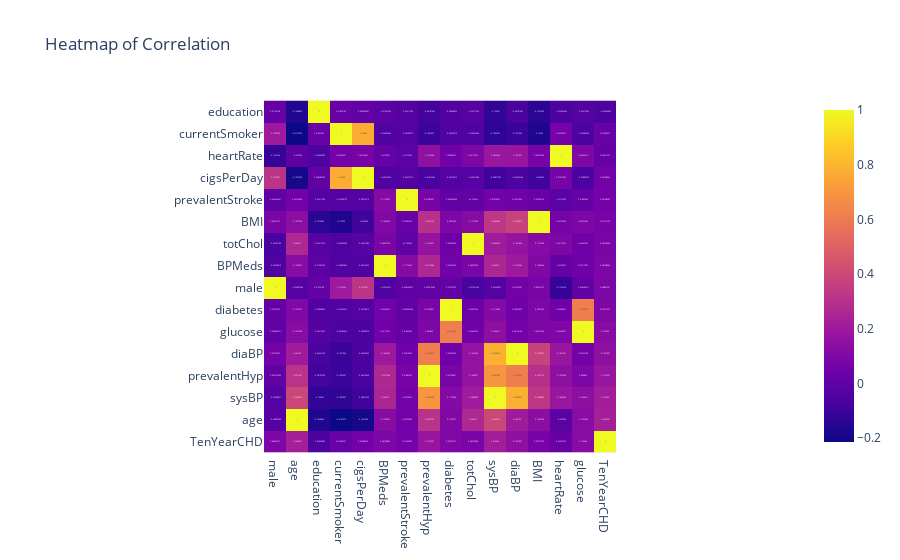

Notebook source saved alongside this figure:
### Code cell
# Check the correlation of each column
fig = px.imshow(raw_df.corr().sort_values(by='TenYearCHD'), text_auto=True, title='Heatmap of Correlation')
fig.show()

### Figure 1 — Plotly figure (JSON) as saved in the notebook; plotly's stock layout.template omitted (floating-point values rounded to 4 significant figures; data arrays with more than 128 entries replaced by an {"elided": "..."} marker saying what was removed)
{"data": [{"coloraxis": "coloraxis", "hovertemplate": "x: %{x}<br>y: %{y}<br>color: %{z}<extra></extra>", "name": "0", "texttemplate": "%{z}", "type": "heatmap", "x": ["male", "age", "education", "currentSmoker", "cigsPerDay", "BPMeds", "prevalentStroke", "prevalentHyp", "diabetes", "totChol", "sysBP", "diaBP", "BMI", "heartRate", "glucose", "TenYearCHD"], "xaxis": "x", "y": ["education", "currentSmoker", "heartRate", "cigsPerDay", "prevalentStroke", "BMI", "totChol", "BPMeds", "male", "diabetes", "glucose", "diaBP", "prevalentHyp", "sysBP", "age", "TenYearCHD"], "yaxis": "y", "z": {"elided": "16x16 float values"}}], "layout": {"coloraxis": {"colorscale": [[0, "#0d0887"], [0.1111, "#46039f"], [0.2222, "#7201a8"], [0.3333, "#9c179e"], [0.4444, "#bd3786"], [0.5556, "#d8576b"], [0.6667, "#ed7953"], [0.7778, "#fb9f3a"], [0.8889, "#fdca26"], [1, "#f0f921"]]}, "title": {"text": "Heatmap of Correlation"}, "xaxis": {"anchor": "y", "constrain": "domain", "domain": [0, 1], "scaleanchor": "y"}, "yaxis": {"anchor": "x", "autorange": "reversed", "constrain": "domain", "domain": [0, 1]}}}
